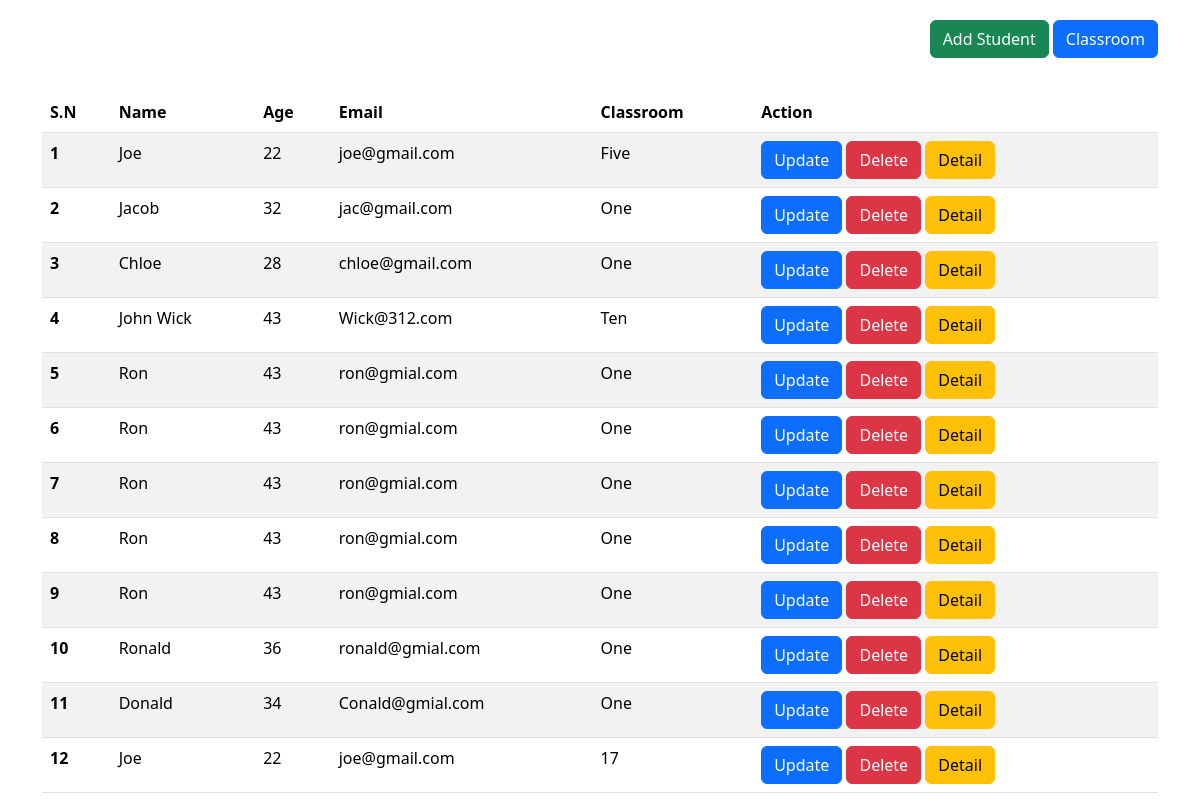
The app's page /classbased/student/ with its own data.
### CRUD/models.py (models this page shows, shortened)
class Student(models.Model):
    name = models.CharField(max_length=20)
    email = models.EmailField()
    age = models.IntegerField()
    classroom = models.ForeignKey(ClassRoom, on_delete = models.CASCADE,
                                  related_name="classroom_students")

class ClassRoom(models.Model):
    name = models.CharField(max_length=20)

### classbased/views.py (the view)
# urls.py: path("student/",StudentView.as_view()),
class StudentView(ListView):
    queryset = Student.objects.all()
    template_name = 'classbased/student.html'
    context_object_name = 'students'

### classbased/templates/classbased/student.html
{% extends "crud/base.html" %}
{% block content %}
<div style="float: right">
    <a href="#" class="btn btn-success">Add Student</a>
    <a href="#" class="btn btn-primary">Classroom</a>
</div><br><br><br>
<table class="table table-striped table-hover">
    <thead>
      <tr>
        <th scope="col">S.N</th>
        <th scope="col">Name</th>
        <th scope="col">Age</th>
        <th scope="col">Email</th>
        <th scope="col">Classroom</th>
        <th scope="col">Action</th>
      </tr>
    </thead>
    <tbody>
        {% for student in students %}
      <tr>
        <th scope="row">{{forloop.counter}}</th>
        <td>{{student.name}}</td>
        <td>{{student.age}}</td>
        <td>{{student.email}}</td>
        <td>{{student.classroom.name}}</td>
        <td>
          <a class="btn btn-primary" href= "#">Update</a>
          <a class="btn btn-danger" href = "#">Delete</a>
          <a class="btn btn-warning" href = "{% url 'classbased_student_detail' student.id %}">Detail</a>
        </td>
        {% endfor %}
      </tr>
    </tbody>
  </table>
{% endblock %}

### records on screen
Student: name "Joe", age "22", email "joe@gmail.com", classroom.name "Five"
Student: name "Jacob", age "32", email "jac@gmail.com", classroom.name "One"
Student: name "Chloe", age "28", email "chloe@gmail.com", classroom.name "One"
Student: name "John Wick", age "43", email "Wick@312.com", classroom.name "Ten"
Student: name "Ron", age "43", email "ron@gmial.com", classroom.name "One"
Student: name "Ron", age "43", email "ron@gmial.com", classroom.name "One"
Student: name "Ron", age "43", email "ron@gmial.com", classroom.name "One"
Student: name "Ron", age "43", email "ron@gmial.com", classroom.name "One"
Student: name "Ron", age "43", email "ron@gmial.com", classroom.name "One"
Student: name "Ronald", age "36", email "ronald@gmial.com", classroom.name "One"
Student: name "Donald", age "34", email "Conald@gmial.com", classroom.name "One"
Student: name "Joe", age "22", email "joe@gmail.com", classroom.name "17"
